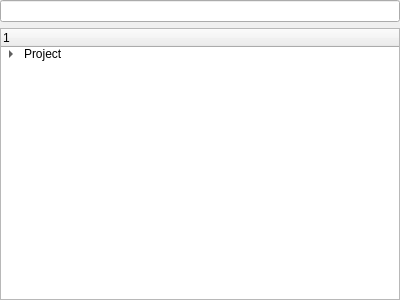
<?xml version="1.0" encoding="UTF-8"?>
<ui version="4.0">
 <class>ProjectTree</class>
 <widget class="QWidget" name="ProjectTree">
  <property name="geometry">
   <rect>
    <x>0</x>
    <y>0</y>
    <width>400</width>
    <height>300</height>
   </rect>
  </property>
  <property name="windowTitle">
   <string>ProjectTree</string>
  </property>
  <layout class="QVBoxLayout" name="verticalLayout">
   <property name="leftMargin">
    <number>0</number>
   </property>
   <property name="topMargin">
    <number>0</number>
   </property>
   <property name="rightMargin">
    <number>0</number>
   </property>
   <property name="bottomMargin">
    <number>0</number>
   </property>
   <item>
    <widget class="QLineEdit" name="lineEdit"/>
   </item>
   <item>
    <widget class="QTreeWidget" name="treeWidget">
     <column>
      <property name="text">
       <string>1</string>
      </property>
     </column>
     <item>
      <property name="text">
       <string>Project</string>
      </property>
      <item>
       <property name="text">
        <string>Test Group</string>
       </property>
       <item>
        <property name="text">
         <string>Test Unit1</string>
        </property>
       </item>
       <item>
        <property name="text">
         <string>Test Unit2</string>
        </property>
       </item>
       <item>
        <property name="text">
         <string>Test Unit3</string>
        </property>
       </item>
      </item>
     </item>
    </widget>
   </item>
  </layout>
 </widget>
 <layoutdefault spacing="6" margin="11"/>
 <resources/>
 <connections/>
</ui>
